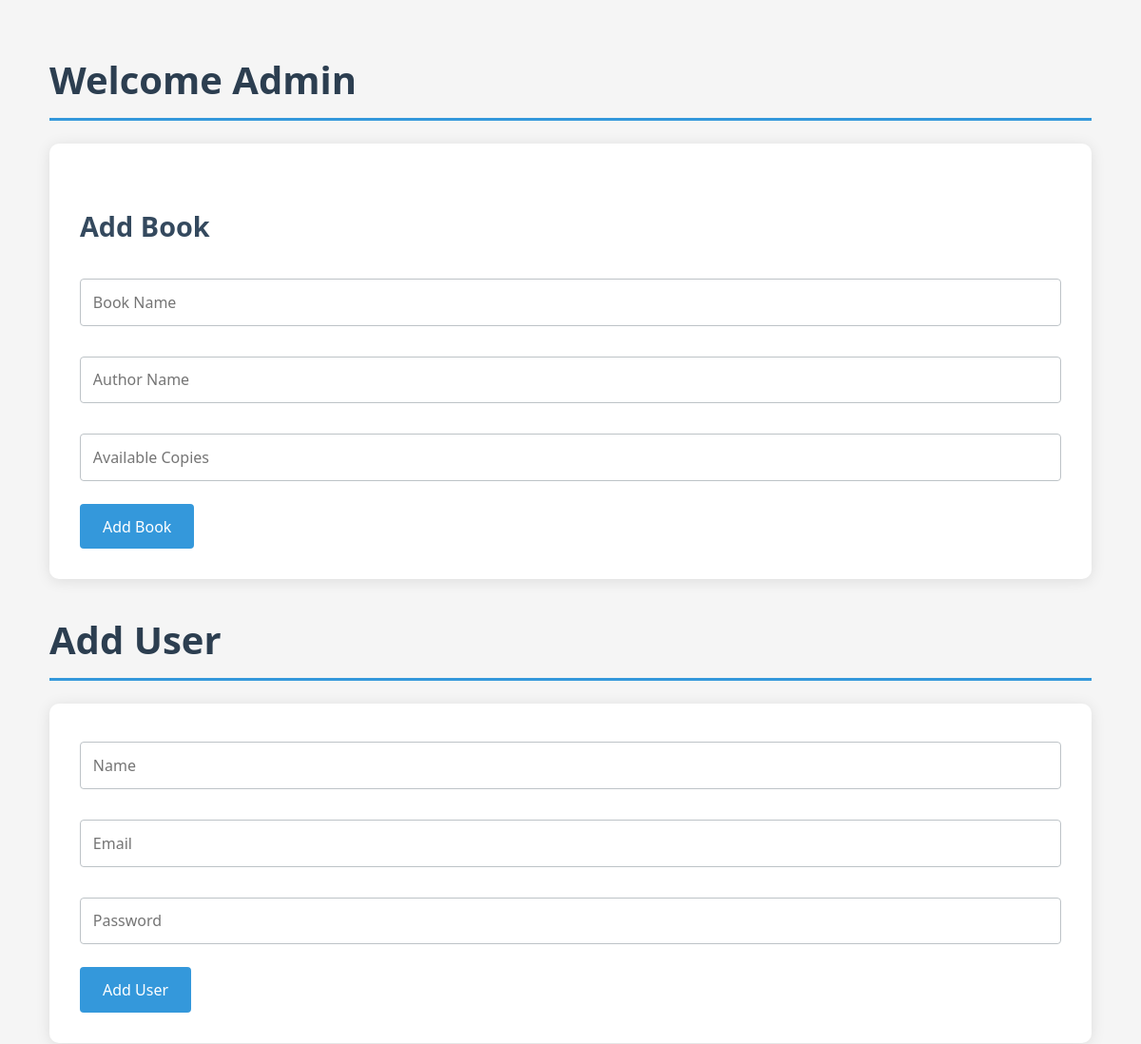
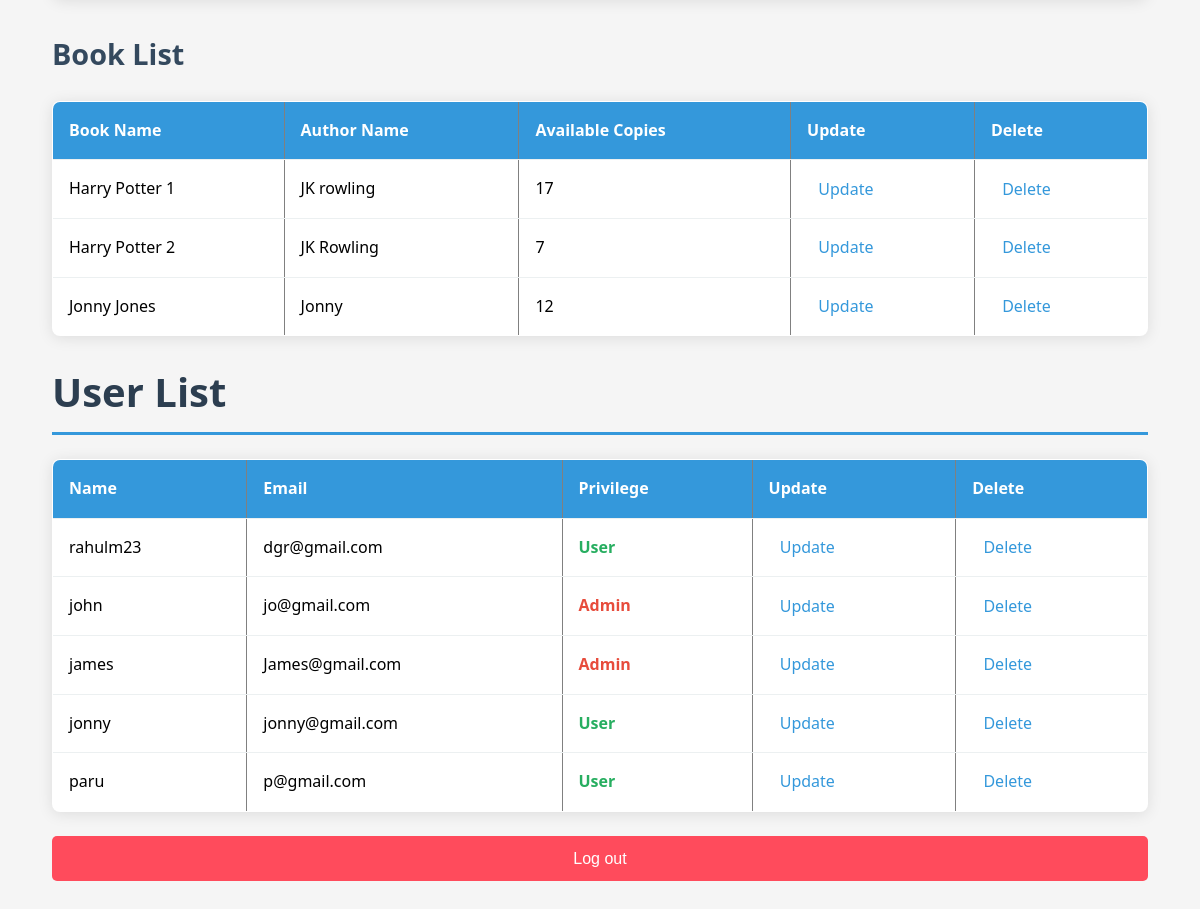
/admin-dashboard/ (signed in), run on the app's committed database (2 pictures, top to bottom).
### library_app/models.py (models this page shows, shortened)
class Book(models.Model):
    title = models.CharField(max_length=150)
    author = models.CharField(max_length=150)
    available_copy = models.IntegerField(default=1)

### library_app/views.py (the view)
# urls.py: path('admin-dashboard/', views.admin_dashboard, name='admin_dashboard'),
@user_passes_test(is_admin)
@login_required
def admin_dashboard(request):
    admin_user = Admin.objects.all()
    users = User.objects.all()
    books = Book.objects.all()
    return render(request, 'admin.html', {'admin_user': admin_user, 'books': books, 'users': users})

### library_app/views.py (called while the page is built)
def is_admin(user):
    return user.is_authenticated and user.is_staff

### templates/admin.html (shortened to what this page needs)
<!DOCTYPE html>
<html lang="en">
<head>
</head>
<body>
    <div class="container">
        <h1>Welcome Admin</h1>
        <form action="{% url 'add_book' %}" method="POST">
            <h2>Add Book</h2>
            <input type="text" name="title" id="title" placeholder="Book Name" required>
            <input type="text" name="author" id="author" placeholder="Author Name" required>
            <input type="number" name="available_copy" id="available_copy" placeholder="Available Copies" required>
            <button type="submit">Add Book</button>
        </form>
        <h1>Add User</h1>
        <form action="{% url 'add_user' %}" method="POST">
            <input type="text" name="username" id="name" placeholder="Name" required>
            <input type="email" name="email" id="email" placeholder="Email" required>
            <input type="password" name="password" id="password" placeholder="Password" required>
            <button type="submit">Add User</button>
        </form>
        <h2>Book List</h2>
        <table border="1">
            <tr>
                <th>Book Name</th>
                <th>Author Name</th>
                <th>Available Copies</th>
                <th>Update</th>
                <th>Delete</th>
            </tr>
            {% for book in books %}
            <tr>
                <td>{{ book.title }}</td>
                <td>{{ book.author }}</td>
                <td>{{ book.available_copy }}</td>
                {% if book.id %}
                <td><a href="{% url 'update_book' book.id %}">Update</a></td>
                <td><a href="{% url 'delete_book' book.id %}">Delete</a></td>
                {% endif %}
            </tr>
            {% endfor %}
        </table>
        <h1>User List</h1>
        <table border="1">
            <tr>
                <th>Name</th>
                <th>Email</th>
                <th>Privilege</th>
                <th>Update</th>
                <th>Delete</th>
            </tr>
            {% for user in users %}
            <tr>
                <td>{{ user.username }}</td>
                <td>{{ user.email }}</td>
                <td>
                    {% if user.is_superuser %}
                    <span style="color: red;">Admin</span>
                    {% else %}
                    <span style="color: green;">User</span>
                    {% endif %}
                </td>
                {% if user.id %}
                <td><a href="{% url 'update_user' user.id %}">Update</a></td>
                <td><a href="{% url 'delete_user' user.id %}">Delete</a></td>
                {% endif %}
            </tr>
            {% endfor %}
        </table>
        <a href="{% url 'admin_login' %}" class="logout-link">Log out</a>
    </div>
</body>
</html>

### templates/admin.html (style rules this page uses)
* { margin: 0; padding: 0; box-sizing: border-box; font-family: 'Segoe UI', Tahoma, Geneva, Verdana, sans-serif; }
body { background-color: #f5f5f5; padding: 2rem; line-height: 1.6; }
.container { max-width: 1200px; margin: 0 auto; padding: 20px; }
h1, h2 { color: #2c3e50; margin-bottom: 1.5rem; }
h1 { font-size: 2.5rem; border-bottom: 3px solid #3498db; padding-bottom: 0.5rem; }
h2 { font-size: 1.8rem; margin-top: 2rem; color: #34495e; }
form { background: white; padding: 2rem; border-radius: 10px; box-shadow: 0 2px 15px rgba(0, 0, 0, 0.1); margin-bottom: 2rem; }
input[type="text"], input[type="email"], input[type="password"], input[type="number"] { width: 100%; padding: 0.8rem; margin: 0.5rem 0 1.5rem 0; border: 1px solid #bdc3c7; border-radius: 4px; font-size: 1rem; }
button[type="submit"] { background: #3498db; color: white; padding: 0.8rem 1.5rem; border: none; border-radius: 4px; cursor: pointer; font-size: 1rem; transition: background 0.3s ease; }
table { width: 100%; border-collapse: collapse; margin: 1.5rem 0; background: white; box-shadow: 0 2px 15px rgba(0, 0, 0, 0.1); border-radius: 8px; overflow: hidden; }
th, td { padding: 1rem; text-align: left; border-bottom: 1px solid #ecf0f1; }
th { background-color: #3498db; color: white; font-weight: 600; }
a { text-decoration: none; color: #3498db; font-weight: 500; padding: 0.3rem 0.7rem; border-radius: 4px; transition: all 0.3s ease; }
span[style*="red"] { color: #e74c3c !important; font-weight: 600; }
span[style*="green"] { color: #27ae60 !important; font-weight: 600; }
.logout-link { display: inline-block; padding: 10px 20px; background-color: #ff4b5c; color: white; text-decoration: none; font-family: Arial, sans-serif; font-size: 16px; border-radius: 5px; transition: background-color 0.3s ease; display: flex; align-items: center; justify-content: center; }

### data on the page
Book: title "Harry Potter 1", author "JK rowling", available_copy "17", shows "Update"
Book: title "Harry Potter 2", author "JK Rowling", available_copy "7", shows "Update"
Book: title "Jonny Jones", author "Jonny", available_copy "12", shows "Update"

### other printed values
{{ user.username }} "rahulm23"
{{ user.email }} "dgr@gmail.com"
{{ user.username }} "john"
{{ user.email }} "jo@gmail.com"
{{ user.username }} "james"
{{ user.email }} "James@gmail.com"
{{ user.username }} "jonny"
{{ user.email }} "jonny@gmail.com"
{{ user.username }} "paru"
{{ user.email }} "p@gmail.com"
